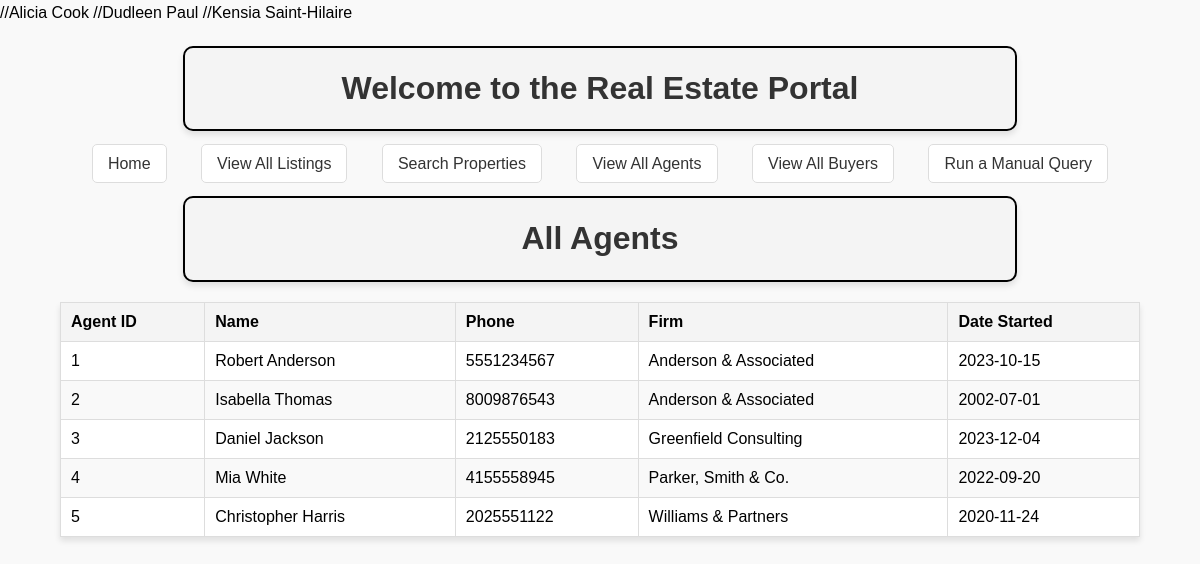
The page /list_agents.php on the database its author committed.
### tables this page shows
CREATE TABLE Agent(
	agentId INTEGER PRIMARY KEY, 
	name VARCHAR(30) NOT NULL,
	phone CHAR(12) NOT NULL,
	firmId INTEGER NOT NULL, 
	dateStarted DATE NOT NULL,
	FOREIGN KEY(firmId) REFERENCES Firm(id)
);

CREATE TABLE Firm(
	id INTEGER PRIMARY KEY, 
	name VARCHAR(30) NOT NULL,
	address VARCHAR(50) NOT NULL
);

### list_agents.php (the view, shortened to what this page needs)
<?php
include 'db_connection.php';
include 'header.php';
$query = "
    SELECT Agent.agentId, Agent.name AS agent_name, Agent.phone, Firm.name AS firm_name, Agent.dateStarted
    FROM Agent
    INNER JOIN Firm ON Agent.firmId = Firm.id;
";
$results = $conn->query($query);
?>
<!DOCTYPE html>
<html lang="en">
<head>
    <link rel="stylesheet" type="text/css" href="styles.css">
</head>
<body>
<h1>All Agents</h1>
<?php if ($results->num_rows > 0): ?>
    <table>
        <thead>
        <tr>
            <th>Agent ID</th>
            <th>Name</th>
            <th>Phone</th>
            <th>Firm</th>
            <th>Date Started</th>
        </tr>
        </thead>
        <tbody>
        <?php while ($row = $results->fetch_assoc()): ?>
            <tr>
                <td><?= htmlspecialchars($row['agentId']); ?></td>
                <td><?= htmlspecialchars($row['agent_name']); ?></td>
                <td><?= htmlspecialchars($row['phone']); ?></td>
                <td><?= htmlspecialchars($row['firm_name']); ?></td>
                <td><?= htmlspecialchars($row['dateStarted']); ?></td>
            </tr>
        <?php endwhile; ?>
        </tbody>
    </table>
<?php else: ?>
    <p>No agents found.</p>
<?php endif; ?>
</body>
</html>

### styles.css (style rules this page uses)
body { font-family: Arial, sans-serif; line-height: 1.6; margin: 0; padding: 0; background-color: #f9f9f9; }
h1, h2 { color: #333; text-align: center; }
h1 { border: 2px solid #000; padding: 15px; margin: 20px auto; max-width: 800px; background-color: #f4f4f4; box-shadow: 0px 4px 6px rgba(0, 0, 0, 0.1); border-radius: 10px; }
table { width: 90%; margin: 20px auto; border-collapse: collapse; border: 1px solid #ddd; background-color: #fff; box-shadow: 0px 4px 6px rgba(0, 0, 0, 0.1); }
table, th, td { border: 1px solid #ddd; }
th, td { padding: 10px; text-align: left; }
th { background-color: #f4f4f4; font-weight: bold; }
tr:nth-child(even) { background-color: #f9f9f9; }

### rows shown on the page
agent: agentId "1", name "Robert Anderson", phone "5551234567", firmId.name "Anderson & Associated", dateStarted "2023-10-15"
agent: agentId "2", name "Isabella Thomas", phone "8009876543", firmId.name "Anderson & Associated", dateStarted "2002-07-01"
agent: agentId "3", name "Daniel Jackson", phone "2125550183", firmId.name "Greenfield Consulting", dateStarted "2023-12-04"
agent: agentId "4", name "Mia White", phone "4155558945", firmId.name "Parker, Smith & Co.", dateStarted "2022-09-20"
agent: agentId "5", name "Christopher Harris", phone "2025551122", firmId.name "Williams & Partners", dateStarted "2020-11-24"
